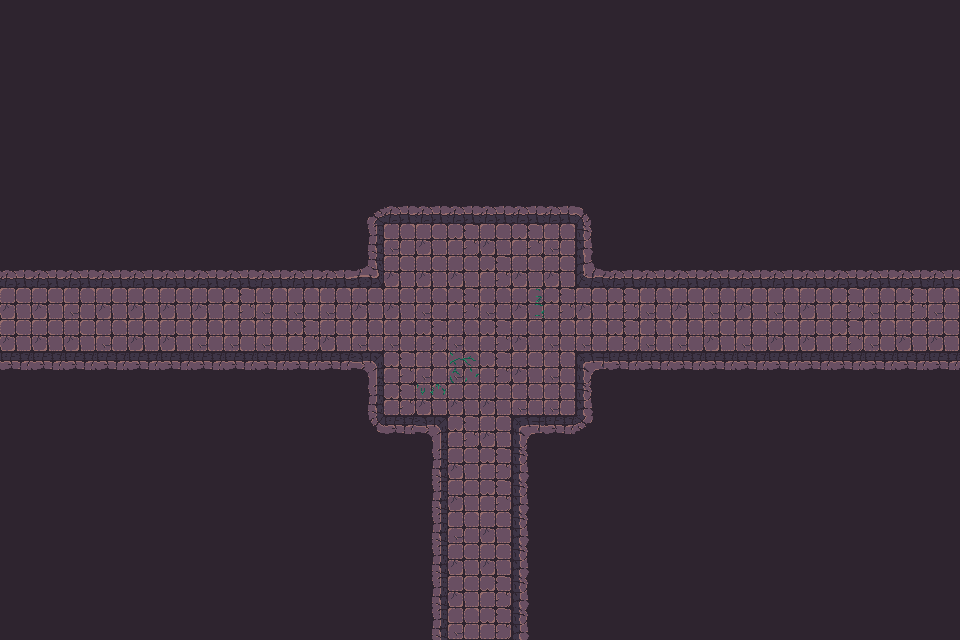

This game map was drawn from its Tiled (.tmx) file and the tilesets committed beside it. A one-line description and the full map source follow:
An orthogonal 30x20 tile map with 32x32 px tiles, 3 tile layers (Walls, Decor, Items), 2 tilesets and 58 objects.

<map version="1.10" tiledversion="1.11.2" orientation="orthogonal" renderorder="right-down" width="30" height="20" tilewidth="32" tileheight="32" infinite="0" nextlayerid="3" nextobjectid="1">
    <tileset firstgid="1" name="Town Tileset" tilewidth="32" tileheight="32" tilecount="64" columns="8">
        <image source="../../../tiles/World H Tileset.png" trans="ff00ff" width="256" height="256" />
        <tile id="4">
            <objectgroup draworder="index" id="2">
                <object id="1" x="0" y="0" width="32" height="32" />
            </objectgroup>
        </tile>
        <tile id="5">
            <objectgroup draworder="index" id="2">
                <object id="1" x="0" y="0" width="32" height="32" />
            </objectgroup>
        </tile>
        <tile id="6">
            <objectgroup draworder="index" id="2">
                <object id="1" x="0" y="0" width="32" height="32" />
            </objectgroup>
        </tile>
        <tile id="7">
            <objectgroup draworder="index" id="2">
                <object id="1" x="0" y="0" width="32" height="32" />
            </objectgroup>
        </tile>
        <tile id="8">
            <objectgroup draworder="index" id="2">
                <object id="1" x="0" y="0" width="32" height="32" />
            </objectgroup>
        </tile>
        <tile id="10">
            <objectgroup draworder="index" id="2">
                <object id="1" x="0" y="32" width="32" height="0" />
            </objectgroup>
        </tile>
        <tile id="11">
            <objectgroup draworder="index" id="2">
                <object id="1" x="0" y="32" width="32" height="0" />
                <object id="2" x="32" y="0" width="0" height="32" />
            </objectgroup>
        </tile>
        <tile id="12">
            <objectgroup draworder="index" id="2">
                <object id="1" x="32" y="0" width="0" height="32" />
            </objectgroup>
        </tile>
        <tile id="13">
            <objectgroup draworder="index" id="2">
                <object id="1" x="0" y="32" width="32" height="0" />
                <object id="2" x="0" y="32" width="32" height="0" />
                <object id="3" x="0" y="0" width="0" height="32" />
            </objectgroup>
        </tile>
        <tile id="14">
            <objectgroup draworder="index" id="2">
                <object id="1" x="0" y="0" width="0" height="32" />
            </objectgroup>
        </tile>
        <tile id="16">
            <objectgroup draworder="index" id="2">
                <object id="1" x="0" y="0" width="32" height="32" />
            </objectgroup>
        </tile>
        <tile id="24">
            <objectgroup draworder="index" id="2">
                <object id="1" x="0" y="0" width="32" height="32" />
            </objectgroup>
        </tile>
    </tileset>
    <tileset firstgid="65" name="Dungeon Crawler Tileset" tilewidth="32" tileheight="32" tilecount="100" columns="10">
        <image source="../../../tiles/Dungeon_Tile.png" trans="" width="320" height="320" />
        <tile id="2">
            <objectgroup draworder="index" id="2">
                <object id="1" x="0" y="0" width="32" height="32" />
            </objectgroup>
        </tile>
        <tile id="3">
            <objectgroup draworder="index" id="2">
                <object id="1" x="0" y="0" width="32" height="32" />
            </objectgroup>
        </tile>
        <tile id="4">
            <objectgroup draworder="index" id="2">
                <object id="1" x="0" y="0" width="32" height="32" />
            </objectgroup>
        </tile>
        <tile id="5">
            <objectgroup draworder="index" id="2">
                <object id="1" x="0" y="0" width="32" height="32" />
            </objectgroup>
        </tile>
        <tile id="6">
            <objectgroup draworder="index" id="2">
                <object id="1" x="0" y="0" width="32" height="32" />
            </objectgroup>
        </tile>
        <tile id="8">
            <objectgroup draworder="index" id="2">
                <object id="1" x="0" y="0" width="32" height="32" />
            </objectgroup>
        </tile>
        <tile id="12">
            <objectgroup draworder="index" id="2">
                <object id="1" x="0" y="0" width="32" height="32" />
            </objectgroup>
        </tile>
        <tile id="13">
            <objectgroup draworder="index" id="2">
                <object id="1" x="0" y="0" width="32" height="32" />
            </objectgroup>
        </tile>
        <tile id="14">
            <objectgroup draworder="index" id="2">
                <object id="1" x="0" y="0" width="32" height="32" />
            </objectgroup>
        </tile>
        <tile id="15">
            <objectgroup draworder="index" id="2">
                <object id="1" x="0" y="0" width="32" height="32" />
            </objectgroup>
        </tile>
        <tile id="16">
            <objectgroup draworder="index" id="2">
                <object id="1" x="0" y="0" width="32" height="32" />
            </objectgroup>
        </tile>
        <tile id="18">
            <objectgroup draworder="index" id="2">
                <object id="1" x="0" y="0" width="32" height="32" />
            </objectgroup>
        </tile>
        <tile id="22">
            <objectgroup draworder="index" id="2">
                <object id="1" x="0" y="0" width="32" height="32" />
            </objectgroup>
        </tile>
        <tile id="23">
            <objectgroup draworder="index" id="2">
                <object id="1" x="0" y="0" width="32" height="32" />
            </objectgroup>
        </tile>
        <tile id="24">
            <objectgroup draworder="index" id="2">
                <object id="1" x="0" y="0" width="32" height="32" />
            </objectgroup>
        </tile>
        <tile id="25">
            <objectgroup draworder="index" id="2">
                <object id="1" x="0" y="0" width="32" height="32" />
            </objectgroup>
        </tile>
        <tile id="26">
            <objectgroup draworder="index" id="2">
                <object id="1" x="0" y="0" width="32" height="32" />
            </objectgroup>
        </tile>
        <tile id="28">
            <objectgroup draworder="index" id="2">
                <object id="1" x="0" y="0" width="32" height="32" />
            </objectgroup>
        </tile>
        <tile id="32">
            <objectgroup draworder="index" id="2">
                <object id="1" x="0" y="0" width="32" height="32" />
            </objectgroup>
        </tile>
        <tile id="33">
            <objectgroup draworder="index" id="2">
                <object id="1" x="0" y="0" width="32" height="32" />
            </objectgroup>
        </tile>
        <tile id="34">
            <objectgroup draworder="index" id="2">
                <object id="1" x="0" y="0" width="32" height="32" />
            </objectgroup>
        </tile>
        <tile id="35">
            <objectgroup draworder="index" id="2">
                <object id="1" x="0" y="0" width="32" height="32" />
            </objectgroup>
        </tile>
        <tile id="36">
            <objectgroup draworder="index" id="2">
                <object id="1" x="0" y="0" width="32" height="32" />
            </objectgroup>
        </tile>
        <tile id="38">
            <objectgroup draworder="index" id="2">
                <object id="1" x="0" y="0" width="32" height="32" />
            </objectgroup>
        </tile>
        <tile id="42">
            <objectgroup draworder="index" id="2">
                <object id="1" x="0" y="0" width="32" height="32" />
            </objectgroup>
        </tile>
        <tile id="43">
            <objectgroup draworder="index" id="2">
                <object id="1" x="0" y="0" width="32" height="32" />
            </objectgroup>
        </tile>
        <tile id="44">
            <objectgroup draworder="index" id="2">
                <object id="1" x="0" y="0" width="32" height="32" />
            </objectgroup>
        </tile>
        <tile id="45">
            <objectgroup draworder="index" id="2">
                <object id="1" x="0" y="0" width="32" height="32" />
            </objectgroup>
        </tile>
        <tile id="46">
            <objectgroup draworder="index" id="2">
                <object id="1" x="0" y="0" width="32" height="32" />
            </objectgroup>
        </tile>
        <tile id="48">
            <objectgroup draworder="index" id="2">
                <object id="1" x="0" y="0" width="32" height="32" />
            </objectgroup>
        </tile>
        <tile id="52">
            <objectgroup draworder="index" id="2">
                <object id="1" x="0" y="0" width="32" height="32" />
            </objectgroup>
        </tile>
        <tile id="53">
            <objectgroup draworder="index" id="2">
                <object id="1" x="0" y="0" width="32" height="32" />
            </objectgroup>
        </tile>
        <tile id="54">
            <objectgroup draworder="index" id="2">
                <object id="1" x="0" y="0" width="32" height="32" />
            </objectgroup>
        </tile>
        <tile id="55">
            <objectgroup draworder="index" id="2">
                <object id="1" x="0" y="0" width="32" height="32" />
            </objectgroup>
        </tile>
        <tile id="56">
            <objectgroup draworder="index" id="2">
                <object id="1" x="0" y="0" width="32" height="32" />
            </objectgroup>
        </tile>
        <tile id="58">
            <objectgroup draworder="index" id="2">
                <object id="1" x="0" y="0" width="32" height="32" />
            </objectgroup>
        </tile>
        <tile id="62">
            <objectgroup draworder="index" id="2">
                <object id="1" x="0" y="0" width="32" height="32" />
            </objectgroup>
        </tile>
        <tile id="63">
            <objectgroup draworder="index" id="2">
                <object id="1" x="0" y="0" width="32" height="32" />
            </objectgroup>
        </tile>
        <tile id="64">
            <objectgroup draworder="index" id="2">
                <object id="1" x="0" y="0" width="32" height="32" />
            </objectgroup>
        </tile>
        <tile id="65">
            <objectgroup draworder="index" id="2">
                <object id="1" x="0" y="0" width="32" height="32" />
            </objectgroup>
        </tile>
        <tile id="66">
            <objectgroup draworder="index" id="2">
                <object id="1" x="0" y="0" width="32" height="32" />
            </objectgroup>
        </tile>
        <tile id="68">
            <objectgroup draworder="index" id="2">
                <object id="1" x="0" y="0" width="32" height="32" />
            </objectgroup>
        </tile>
        <tile id="80">
            <objectgroup draworder="index" id="2">
                <object id="1" x="0" y="0" width="32" height="32" />
            </objectgroup>
        </tile>
    </tileset>
    <layer id="1" name="Walls" width="30" height="20">
        <data encoding="csv">
122,122,122,122,122,122,122,122,122,122,122,122,122,122,122,122,122,122,122,122,122,122,122,122,122,122,122,122,122,122,
122,122,122,122,122,122,122,122,122,122,122,122,122,122,122,122,122,122,122,122,122,122,122,122,122,122,122,122,122,122,
122,122,122,122,122,122,122,122,122,122,122,122,122,122,122,122,122,122,122,122,122,122,122,122,122,122,122,122,122,122,
122,122,122,122,122,122,122,122,122,122,122,122,122,122,122,122,122,122,122,122,122,122,122,122,122,122,122,122,122,122,
122,122,122,122,122,122,122,122,122,122,122,122,122,122,122,122,122,122,122,122,122,122,122,122,122,122,122,122,122,122,
122,122,122,122,122,122,122,122,122,122,122,122,122,122,122,122,122,122,122,122,122,122,122,122,122,122,122,122,122,122,
122,122,122,122,122,122,122,122,122,122,122,67,68,68,68,68,68,68,69,122,122,122,122,122,122,122,122,122,122,122,
122,122,122,122,122,122,122,122,122,122,122,77,66,75,65,75,65,66,79,122,122,122,122,122,122,122,122,122,122,122,
68,68,68,68,68,68,68,68,68,68,68,103,75,75,75,65,75,75,100,68,68,68,68,68,68,68,68,68,68,68,
75,75,66,75,75,75,75,65,66,66,66,75,75,66,65,66,75,65,75,65,66,75,66,75,66,75,65,66,65,66,
75,75,75,66,75,75,66,66,66,65,75,66,66,65,66,65,75,66,66,65,66,66,75,66,75,75,65,66,75,75,
88,88,88,88,88,88,88,88,88,88,88,73,65,66,66,65,75,66,70,88,88,88,88,88,88,88,88,88,88,88,
122,122,122,122,122,122,122,122,122,122,122,77,65,75,75,75,66,66,79,122,122,122,122,122,122,122,122,122,122,122,
122,122,122,122,122,122,122,122,122,122,122,87,88,73,65,75,70,88,89,122,122,122,122,122,122,122,122,122,122,122,
122,122,122,122,122,122,122,122,122,122,122,122,122,77,75,65,79,122,122,122,122,122,122,122,122,122,122,122,122,122,
122,122,122,122,122,122,122,122,122,122,122,122,122,77,75,65,79,122,122,122,122,122,122,122,122,122,122,122,122,122,
122,122,122,122,122,122,122,122,122,122,122,122,122,77,66,75,79,122,122,122,122,122,122,122,122,122,122,122,122,122,
122,122,122,122,122,122,122,122,122,122,122,122,122,77,75,75,79,122,122,122,122,122,122,122,122,122,122,122,122,122,
122,122,122,122,122,122,122,122,122,122,122,122,122,77,75,65,79,122,122,122,122,122,122,122,122,122,122,122,122,122,
122,122,122,122,122,122,122,122,122,122,122,122,122,77,66,65,79,122,122,122,122,122,122,122,122,122,122,122,122,122
        </data>
    </layer>
    <layer id="1" name="Decor" width="30" height="20">
        <data encoding="csv">
133,133,133,133,133,133,133,133,133,133,133,133,133,133,133,133,133,133,133,133,133,133,133,133,133,133,133,133,133,133,
133,133,133,133,133,133,133,133,133,133,133,133,133,133,133,133,133,133,133,133,133,133,133,133,133,133,133,133,133,133,
133,133,133,133,133,133,133,133,133,133,133,133,133,133,133,133,133,133,133,133,133,133,133,133,133,133,133,133,133,133,
133,133,133,133,133,133,133,133,133,133,133,133,133,133,133,133,133,133,133,133,133,133,133,133,133,133,133,133,133,133,
133,133,133,133,133,133,133,133,133,133,133,133,133,133,133,133,133,133,133,133,133,133,133,133,133,133,133,133,133,133,
133,133,133,133,133,133,133,133,133,133,133,133,133,133,133,133,133,133,133,133,133,133,133,133,133,133,133,133,133,133,
133,133,133,133,133,133,133,133,133,133,133,133,133,133,133,133,133,133,133,133,133,133,133,133,133,133,133,133,133,133,
133,133,133,133,133,133,133,133,133,133,133,133,133,133,133,133,133,133,133,133,133,133,133,133,133,133,133,133,133,133,
133,133,133,133,133,133,133,133,133,133,133,133,133,133,133,133,133,133,133,133,133,133,133,133,133,133,133,133,133,133,
133,133,133,133,133,133,133,133,133,133,133,133,133,133,133,133,140,133,133,133,133,133,133,133,133,133,133,133,133,133,
133,133,133,133,133,133,133,133,133,133,133,133,133,133,133,133,133,133,133,133,133,133,133,133,133,133,133,133,133,133,
133,133,133,133,133,133,133,133,133,133,133,133,133,133,126,133,133,133,133,133,133,133,133,133,133,133,133,133,133,133,
133,133,133,133,133,133,133,133,133,133,133,133,133,138,133,133,133,133,133,133,133,133,133,133,133,133,133,133,133,133,
133,133,133,133,133,133,133,133,133,133,133,133,133,133,133,133,133,133,133,133,133,133,133,133,133,133,133,133,133,133,
133,133,133,133,133,133,133,133,133,133,133,133,133,133,133,133,133,133,133,133,133,133,133,133,133,133,133,133,133,133,
133,133,133,133,133,133,133,133,133,133,133,133,133,133,133,133,133,133,133,133,133,133,133,133,133,133,133,133,133,133,
133,133,133,133,133,133,133,133,133,133,133,133,133,133,133,133,133,133,133,133,133,133,133,133,133,133,133,133,133,133,
133,133,133,133,133,133,133,133,133,133,133,133,133,133,133,133,133,133,133,133,133,133,133,133,133,133,133,133,133,133,
133,133,133,133,133,133,133,133,133,133,133,133,133,133,133,133,133,133,133,133,133,133,133,133,133,133,133,133,133,133,
133,133,133,133,133,133,133,133,133,133,133,133,133,133,133,133,133,133,133,133,133,133,133,133,133,133,133,133,133,133
        </data>
    </layer>
    <layer id="1" name="Items" width="30" height="20">
        <data encoding="csv">
133,133,133,133,133,133,133,133,133,133,133,133,133,133,133,133,133,133,133,133,133,133,133,133,133,133,133,133,133,133,
133,133,133,133,133,133,133,133,133,133,133,133,133,133,133,133,133,133,133,133,133,133,133,133,133,133,133,133,133,133,
133,133,133,133,133,133,133,133,133,133,133,133,133,133,133,133,133,133,133,133,133,133,133,133,133,133,133,133,133,133,
133,133,133,133,133,133,133,133,133,133,133,133,133,133,133,133,133,133,133,133,133,133,133,133,133,133,133,133,133,133,
133,133,133,133,133,133,133,133,133,133,133,133,133,133,133,133,133,133,133,133,133,133,133,133,133,133,133,133,133,133,
133,133,133,133,133,133,133,133,133,133,133,133,133,133,133,133,133,133,133,133,133,133,133,133,133,133,133,133,133,133,
133,133,133,133,133,133,133,133,133,133,133,133,133,133,133,133,133,133,133,133,133,133,133,133,133,133,133,133,133,133,
133,133,133,133,133,133,133,133,133,133,133,133,133,133,133,133,133,133,133,133,133,133,133,133,133,133,133,133,133,133,
133,133,133,133,133,133,133,133,133,133,133,133,133,133,133,133,133,133,133,133,133,133,133,133,133,133,133,133,133,133,
133,133,133,133,133,133,133,133,133,133,133,133,133,133,133,133,133,133,133,133,133,133,133,133,133,133,133,133,133,133,
133,133,133,133,133,133,133,133,133,133,133,133,133,133,133,133,133,133,133,133,133,133,133,133,133,133,133,133,133,133,
133,133,133,133,133,133,133,133,133,133,133,133,133,133,133,133,133,133,133,133,133,133,133,133,133,133,133,133,133,133,
133,133,133,133,133,133,133,133,133,133,133,133,133,133,133,133,133,133,133,133,133,133,133,133,133,133,133,133,133,133,
133,133,133,133,133,133,133,133,133,133,133,133,133,133,133,133,133,133,133,133,133,133,133,133,133,133,133,133,133,133,
133,133,133,133,133,133,133,133,133,133,133,133,133,133,133,133,133,133,133,133,133,133,133,133,133,133,133,133,133,133,
133,133,133,133,133,133,133,133,133,133,133,133,133,133,133,133,133,133,133,133,133,133,133,133,133,133,133,133,133,133,
133,133,133,133,133,133,133,133,133,133,133,133,133,133,133,133,133,133,133,133,133,133,133,133,133,133,133,133,133,133,
133,133,133,133,133,133,133,133,133,133,133,133,133,133,133,133,133,133,133,133,133,133,133,133,133,133,133,133,133,133,
133,133,133,133,133,133,133,133,133,133,133,133,133,133,133,133,133,133,133,133,133,133,133,133,133,133,133,133,133,133,
133,133,133,133,133,133,133,133,133,133,133,133,133,133,133,133,133,133,133,133,133,133,133,133,133,133,133,133,133,133
        </data>
    </layer>
</map>
